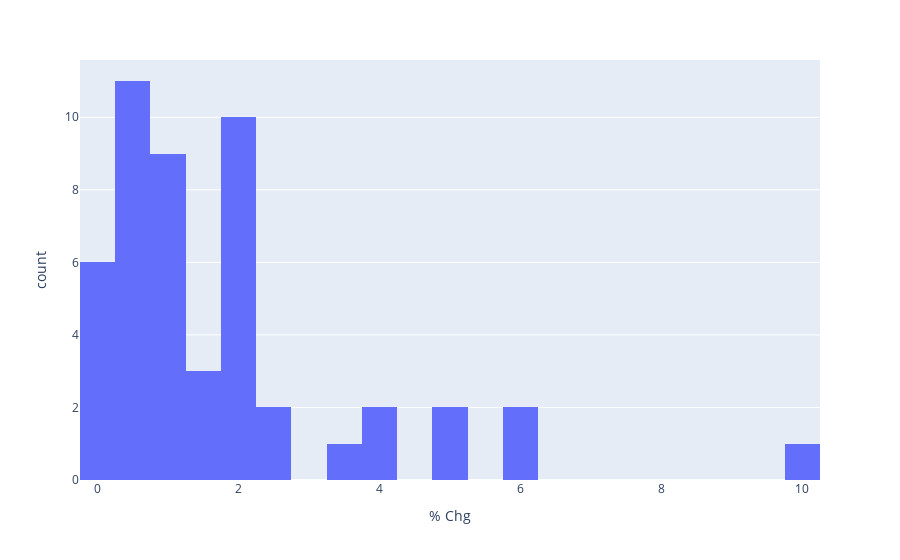

This figure's notebook cell:
### Code cell
import plotly.express as px
fig = px.histogram(df, x=df["% Chg"], nbins=32)
fig.show()

### Figure 1 — Plotly figure (JSON) as saved in the notebook; plotly's stock layout.template omitted (floating-point values rounded to 4 significant figures)
{"data": [{"alignmentgroup": "True", "bingroup": "x", "hovertemplate": "% Chg=%{x}<br>count=%{y}<extra></extra>", "legendgroup": "", "marker": {"color": "#636efa", "pattern": {"shape": ""}}, "name": "", "nbinsx": 32, "offsetgroup": "", "orientation": "v", "showlegend": false, "type": "histogram", "x": [10, 6, 5.88, 5.18, 4.89, 3.88, 3.76, 3.29, 2.44, 2.4, 2, 2, 2, 2, 1.99, 1.99, 1.97, 1.96, 1.89, 1.78, 1.41, 1.28, 1.27, 1.23, 1.15, 1.09, 1.08, 1.04, 0.92, 0.9, 0.82, 0.77, 0.74, 0.71, 0.57, 0.51, 0.48, 0.36, 0.32, 0.31, 0.3, 0.27, 0.27, 0.24, 0.19, 0.13, 0.13, 0.12, 0.11], "xaxis": "x", "yaxis": "y"}], "layout": {"barmode": "relative", "legend": {"tracegroupgap": 0}, "margin": {"t": 60}, "xaxis": {"anchor": "y", "domain": [0, 1], "title": {"text": "% Chg"}}, "yaxis": {"anchor": "x", "domain": [0, 1], "title": {"text": "count"}}}}
